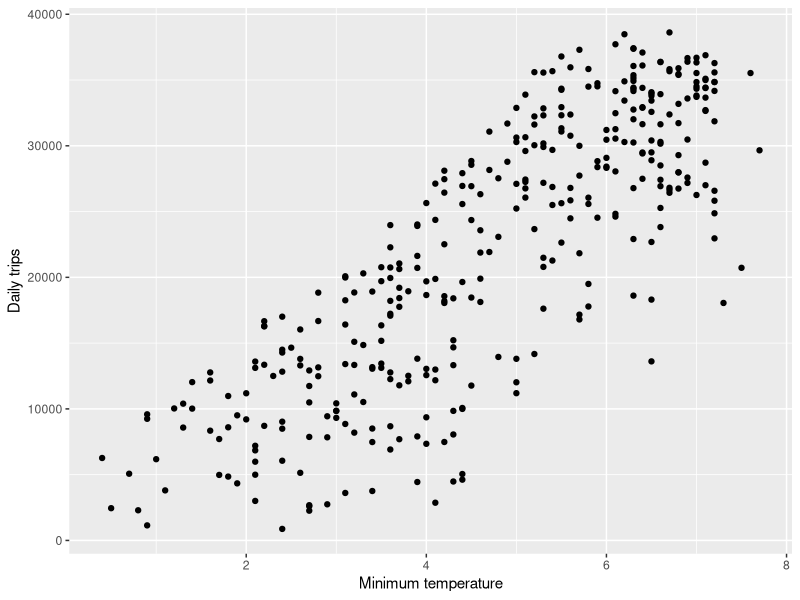
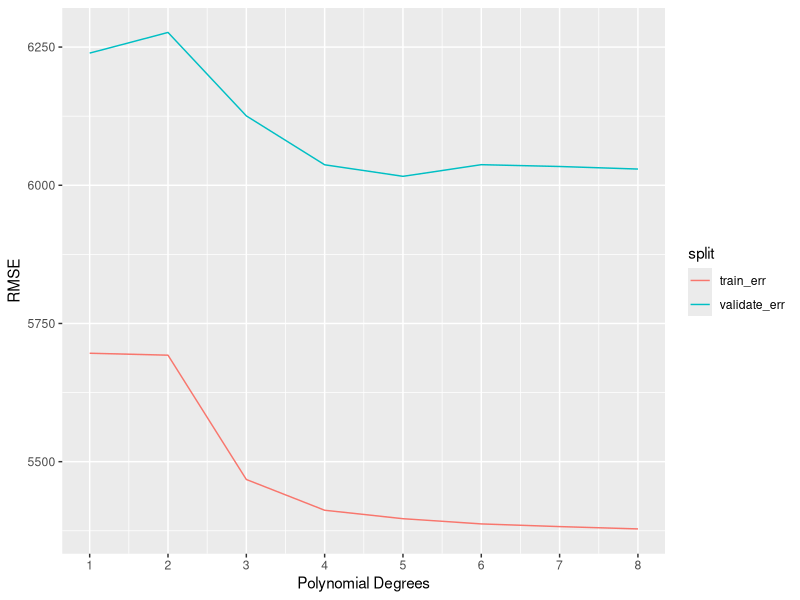

Reproduce these figures in R, in order.
# set up
RNGkind(sample.kind = "Rounding")
library(tidyverse)
library(scales)
library(modelr)
library(caTools)
trips_per_day <- read_tsv('trips_per_day.tsv')
head(trips_per_day)
trips_per_day %>% 
  ggplot(aes(x = tmin, y= num_trips))+
  geom_point() +
  xlab("Minimum temperature") +
  ylab("Daily trips") +
  scale_y_continuous()



# Cross-validation

# split the data into two parts, 80% train, 20% validate.
# we should have three sets of data, train, validation, test.
# in this case, think about we test the model on a new data set that we don't know yet

set.seed(42)

num_days <- nrow(trips_per_day)
frac_train <- 0.8
num_train <- floor(num_days*frac_train)
ndx <- sample(1:num_days, num_train, replace = F ) # get the index of rows that belong to train
trips_per_day_train <- trips_per_day[ndx,]
trips_per_day_validate <- trips_per_day[-ndx,]

# another method to split data
# use sample.split from caTools to split data
sample <- sample.split(trips_per_day$num_trips, SplitRatio = 0.8)
train <- subset(trips_per_day,sample == T)
validation <- subset(trips_per_day, sample == F)


# evaluste models from degrees 1 up tp 8

K <- 1:8
train_err <- c()
validate_err <- c()
for (k in K){
  # fit on the training data
  model <- lm(num_trips ~ poly(tmin, k, raw = T), trips_per_day_train)
  
  # evaluate on the training data
  # RMSE-> root mean square error. sqrt( (predict-truth)^2 /number of data )
  train_err[k] <- sqrt(mean((predict(model, trips_per_day_train)-trips_per_day_train$num_trips)^2))
  validate_err[k] <- sqrt(mean((predict(model, trips_per_day_validate ) - trips_per_day_validate$num_trips)^2))
}


plot_data <- data.frame(K, train_err, validate_err) %>% 
  gather("split","error",-K)

ggplot(plot_data, aes(x=K, y = error, color = split)) +
  geom_line() +
  scale_x_continuous(breaks = K) +
  xlab('Polynomial Degrees') +
  ylab('RMSE')
